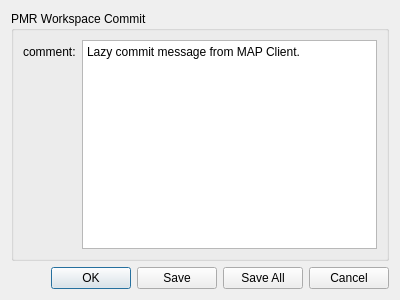
<?xml version="1.0" encoding="UTF-8"?>
<ui version="4.0">
 <class>PMRHgCommitDialog</class>
 <widget class="QDialog" name="PMRHgCommitDialog">
  <property name="geometry">
   <rect>
    <x>0</x>
    <y>0</y>
    <width>400</width>
    <height>300</height>
   </rect>
  </property>
  <property name="windowTitle">
   <string>PMR Workspace Commit</string>
  </property>
  <layout class="QVBoxLayout" name="verticalLayout">
   <item>
    <widget class="QGroupBox" name="groupBox">
     <property name="title">
      <string>PMR Workspace Commit</string>
     </property>
     <layout class="QFormLayout" name="formLayout">
      <property name="fieldGrowthPolicy">
       <enum>QFormLayout::AllNonFixedFieldsGrow</enum>
      </property>
      <item row="0" column="0">
       <widget class="QLabel" name="label_3">
        <property name="text">
         <string>comment:</string>
        </property>
        <property name="buddy">
         <cstring>commentTextEdit</cstring>
        </property>
       </widget>
      </item>
      <item row="0" column="1">
       <widget class="QPlainTextEdit" name="commentTextEdit">
        <property name="plainText">
         <string>Lazy commit message from MAP Client.</string>
        </property>
       </widget>
      </item>
     </layout>
    </widget>
   </item>
   <item>
    <widget class="QDialogButtonBox" name="buttonBox">
     <property name="orientation">
      <enum>Qt::Horizontal</enum>
     </property>
     <property name="standardButtons">
      <set>QDialogButtonBox::Cancel|QDialogButtonBox::Ok|QDialogButtonBox::Save|QDialogButtonBox::SaveAll</set>
     </property>
    </widget>
   </item>
  </layout>
 </widget>
 <tabstops>
  <tabstop>commentTextEdit</tabstop>
  <tabstop>buttonBox</tabstop>
 </tabstops>
 <resources/>
 <connections>
  <connection>
   <sender>buttonBox</sender>
   <signal>rejected()</signal>
   <receiver>PMRHgCommitDialog</receiver>
   <slot>reject()</slot>
   <hints>
    <hint type="sourcelabel">
     <x>294</x>
     <y>291</y>
    </hint>
    <hint type="destinationlabel">
     <x>286</x>
     <y>274</y>
    </hint>
   </hints>
  </connection>
 </connections>
</ui>
